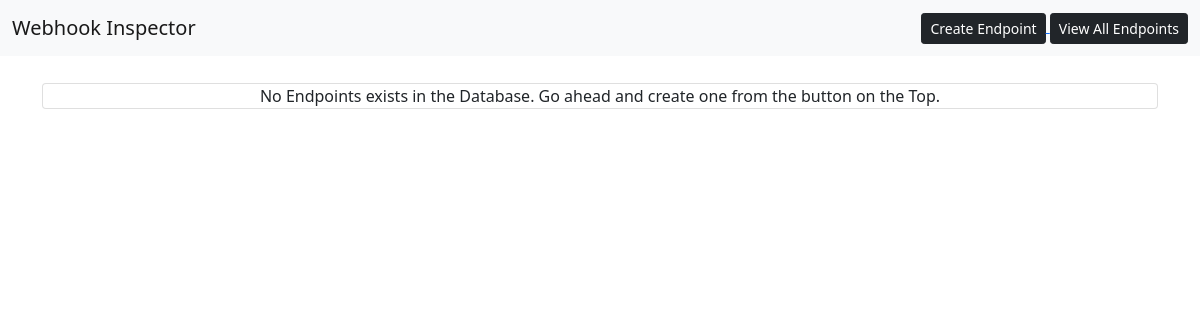
Before: /list-endpoints with the older database file.
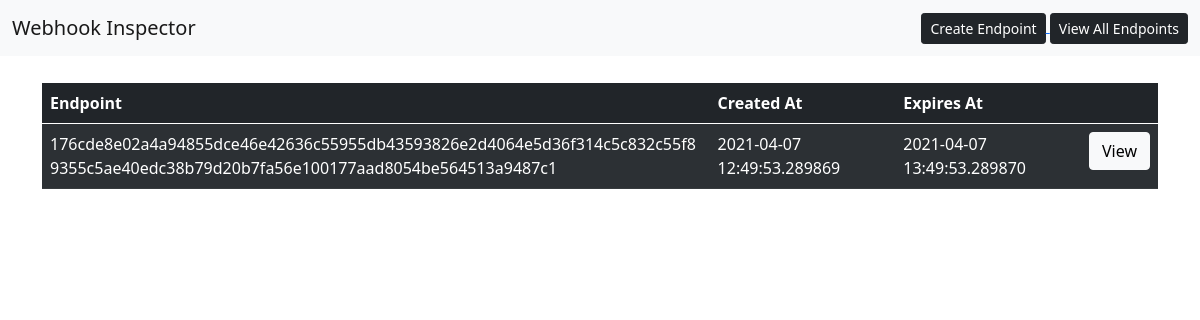
After: the same page with the newer database file.
### app.py (models this page shows, shortened)
class Endpoints(db.Model):
    __tablename__ = 'endpoints'
    endpoint_id = db.Column(db.Integer, primary_key=True)
    endpoint = db.Column(db.String(256))
    single_use = db.Column(db.String(3))
    status = db.Column(db.String(8))
    expires_at = db.Column(db.DateTime)
    created_at = db.Column(db.DateTime)

### app.py (the view)
@app.route('/list-endpoints', methods=['GET'])
def list_endpoints():
    try:
        endpoint = Endpoints.query.filter(Endpoints.expires_at >= datetime.now()).order_by(desc(Endpoints.endpoint_id)).all()
        return render_template('show_all_endpoints.html', all_endpoints = endpoint)
    except Exception as e:
        return render_template('error.html', error = e)

### templates/show_all_endpoints.html (shortened to what this page needs)
{% extends 'base.html' %}
{% block body %}
    <div class="container">
        {% if all_endpoints|length() < 1  %}
            <div class="card" style="margin-top: 20pt;">
                <div style="text-align: center;">
                    No Endpoints exists in the Database. Go ahead and create one from the button on the Top.
                </div>
            </div>
        {% else %}
            <table class="table table-dark table-striped" style="margin-top: 20pt;">
                <thead>
                    <tr>
                        <th >Endpoint</th>
                        <th>Created At</th>
                        <th>Expires At</th>
                        <th></th>
                    </tr>
                </thead>
                <tbody class="table-hover">
                    {% for data in all_endpoints %}
                    <tr>
                        <td style ="word-break:break-all;">{{ data.endpoint }}</td>
                        <td>{{ data.created_at }}</td>
                        <td>{{ data.expires_at }}</td>
                        <td>
                            <a class="btn btn-light" href="/endpoint-details/{{data.endpoint}}">
                                View
                            </a>
                        </td>
                    </tr>
                    {% endfor %}
                </tbody>
            </table>
        {% endif %}
    </div>
{% endblock %}

### templates/base.html (shortened to what this page needs)
<!DOCTYPE html>
<html lang="en">
<head>
    <link rel="stylesheet" href="{{ url_for('static', filename='css/main.css') }}">
    <link href="https://cdn.jsdelivr.net/npm/bootstrap@5.0.0-beta3/dist/css/bootstrap.min.css" rel="stylesheet">
</head>
<body>
    <div>
        <nav class="navbar navbar-expand-lg navbar-light bg-light">
            <div class="container-fluid">
                <a class="navbar-brand" href="/">Webhook Inspector</a>
                <div style="float: right;">
                    <a href="/create-endpoint">
                        <button type="button" class="btn btn-dark btn-sm">Create Endpoint</button>
                    </a>
                    <a href="/list-endpoints">
                        <button type="button" class="btn btn-dark btn-sm">View All Endpoints</button>
                    </a>
                </div>
            </div>
          </nav>
    </div>
    {% block body %} {% endblock %}
</body>
</html>

### static/css/main.css (style rules this page uses)
body { font-family: sans-serif; font-size: 5px; }

Changed rows visible on the page:
added Endpoints: endpoint "176cde8e02a4a94855dce46e42636c55955db43593826e2d4064e5d36f314c5c832c55f89355c5ae40edc38b79d20b7fa56e100177aad8054be564513a9487c1", created_at "2021-04-07 12:49:53.289869", expires_at "2021-04-07 13:49:53.289870"
Other visible differences:
text no longer shown: "No Endpoints exists in the Database. Go ahead and create one from the button on the Top."
text now shown: "Endpoint Created At Expires At"
